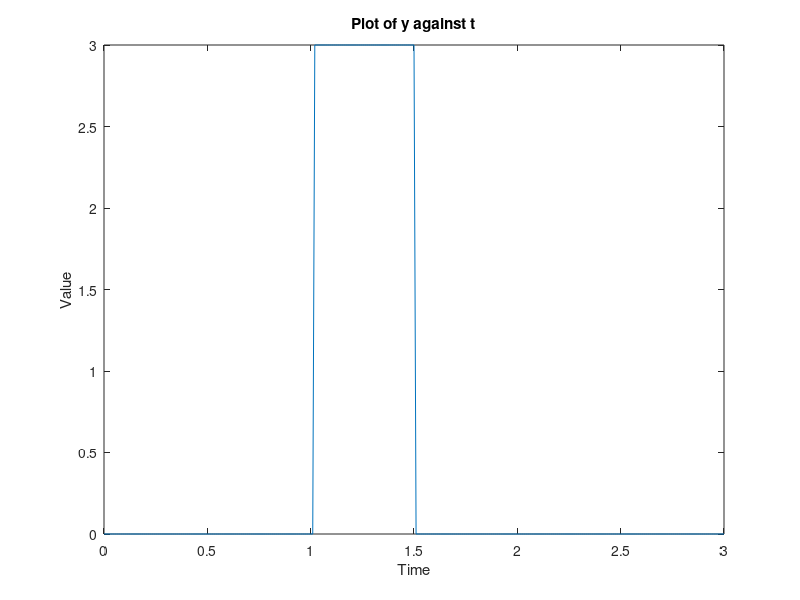

The MATLAB source for this figure:
n = [0, 1, 0, 1];

% Initialize the 'am' array
am = zeros(size(n)); % Assuming you want to use the same size as 'n'

% Populate the 'am' array
for b = 1:length(n)
    if n(b) == 1
        am(b) = 3;
    else
        am(b) = 0;
    end
end

i = 1;
a = 0;
b = 0.5;
t = 0:0.01:(length(n) - 1); % Adjusted range to match indices of 'n'

% Initialize 'y' array
y = zeros(size(t));

for j = 1:length(t)
    if t(j) >= a && t(j) <= b
        % Use 'am' instead of 'a(i)'
        if i <= length(am)
            y(j) = am(i);
        else
            y(j) = 0; % Default case if 'i' is out of range
        end
    elseif t(j) > b && t(j) <= i
        y(j) = 0;
    else
        % Update 'i', 'a', and 'b' only if 'i' is within bounds
        if i < length(am)
            i = i + 1;
            a = a + 1;
            b = b + 1;
        end
    end
end

plot(t, y);
xlabel('Time');
ylabel('Value');
title('Plot of y against t');
